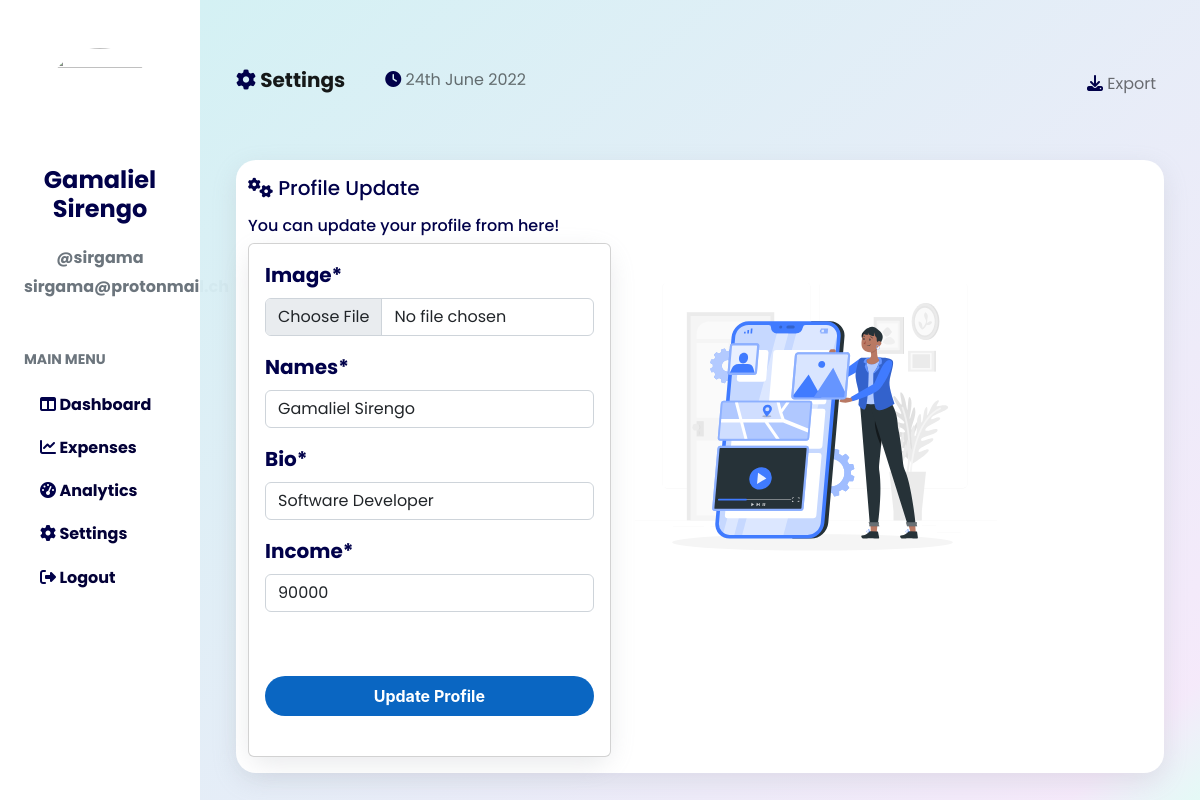
/accounts/profile/ (signed in), run on the app's committed database.
### users/models.py (models this page shows, shortened)
class Profile(models.Model):
    user = models.OneToOneField(User, on_delete=models.CASCADE)
    image = CloudinaryField('image')
    names = models.CharField(blank=True, max_length=120)
    bio=models.CharField(max_length=60)
    email = models.EmailField(max_length=100, blank=True)
    income = models.IntegerField(default=0)

### users/views.py (the view)
# urls.py: path('profile/', views.profile, name='profile')
@login_required
def profile(request):
    current_user = request.user
    if request.method == 'POST':
        profile_form = ProfileUpdateForm(request.POST, request.FILES, instance=request.user.profile)
        if profile_form.is_valid:
            profile_form.save()
            return redirect('dashboard')
    else:
        profile_form = ProfileUpdateForm(instance=request.user.profile)
    context = {
        'current_user':current_user,
        'profile_form' : profile_form,
    }
    return render(request, 'users/profile.html', context)

### users/forms.py
class ProfileUpdateForm(forms.ModelForm):
    image = forms.ImageField(required=True)
    names = forms.CharField(widget=forms.TextInput(attrs={'class': 'input', 'placeholder': 'First Name'}), required=True)
    class Meta:
        model = Profile
        fields=['image', 'names', 'bio','income']

### users/templates/users/profile.html (shortened to what this page needs)
{% extends 'dashboard/xbase.html' %}
{% load static %}
{%load crispy_forms_tags%}
{% block content %}
<div class=" ">
  <div class="container-fluid ">
      <div class="row">
          <div class=" col-md-2 prof">
              <div class="container text-center mt-5 ">
                  {% if current_user.profile.image.url %}
                  <img src="{{ current_user.profile.image.url }}" height="110" width="110" alt="" class="img-fluid rounded-circle ms-md-2">
                  {% else %}
                  <img src="https://res.cloudinary.com/dzhpqlsy9/image/upload/v1655910059/samples/people/default_1_sblqpj.jpg" height="110" width="110" alt="" class="img-fluid rounded-circle">
                  {% endif %}
                  <h4 class="fw-bold mt-2"> {{ current_user.profile.names }}</h4>
                  <h6 class="mt-4 fw-bold text-muted">@{{current_user.username}}</h6>
                  <p class="fw-bold text-muted">{{current_user.email}}</p>
                  <p class="mt-5 text-start text-muted fw-bold"><small class="text-muted">MAIN MENU</small> </p>
                  <h6 class="mt-4 text-start m-3  menu"><i class="fa-solid fa-table-columns"></i> <a class="lnk" href="{% url 'dashboard' %}">Dashboard</a> </h6>
                  <h6 class="mt-4 text-start m-3 menu"><i class="fa-solid fa-chart-line"></i> <a class="lnk" href="{% url 'expenses' %}">Expenses</a> </h6>
                  <h6 class="mt-4 text-start m-3 menu"><i class="fa-solid fa-gauge-high"></i> <a class="lnk" href="">Analytics</a> </h6>
                  <h6 class="mt-4 text-start m-3 menu"><i class="fa-solid fa-gear"></i> <a class="lnk" href="">Settings</a> </h6>
                  <h6 class="mt-4 text-start m-3 menu"><i class="fa-solid fa-right-from-bracket"></i> <a class="lnk" href="{% url 'logout' %}">Logout</a> </h6>
              </div>
          </div>
          <div class="  col-md-10 dash">
              <div class="container mt-5">
                  <nav class="navbar mb-5 navbar-expand-lg bg-none">
                      <div class="container-fluid">
                        <a class="navbar-brand fw-bold" href="#"><i class="fa-solid fa-gear"></i> Settings</a>
                        <div class="collapse navbar-collapse" id="navbarText">
                          <ul class="navbar-nav me-auto mb-2 mb-lg-0">
                            <li class="nav-item">
                              <a class="nav-link active" aria-current="page" href="#"></a>
                            </li>
                            <li class="nav-item">
                              <a class="nav-link" href="#"><i class="fa-solid fa-clock"></i>  24th June 2022</a>
                            </li>
                            <li class="nav-item">
                              <a class="nav-link" href="#"></a>
                            </li>
                          </ul>
                          <ul class="navbar-nav ms-auto mb-2 mb-lg-0">
                              <li class="nav-item">
                                <a class="nav-link active" aria-current="page" href="#"></a>
                              </li>
                              <li class="nav-item">
                                <a class="nav-link mt-2" href="#"><i class="fa-solid fa-download"></i> Export</a>
                              </li>
                            </ul>
                        </div>
                      </div>
                    </nav>
                    <div class="container">
                      <div class="container card card3 ">
                          <h5 class="mt-3 mb-3"><i class="fa-solid fa-gears"></i> Profile Update </h5>
                          <h6>You can update your profile from here!</h6>
                          <div class="row mb-3">
                            <div class="col-md-5 ">
                              <div class="card card3">
                                <form
                                class="card glassy p-3"
                                method="POST"
                                enctype="multipart/form-data"
                              >
                                {{ profile_form|crispy }}
                                <button
                                  type="submit"
                                  class="btn btn-md button-18 mt-5 mb-4 fw-bold"
                                >
                                  Update Profile
                                </button>
                              </form>
                              </div>
                            </div>
                            <div class="col-md-5">
                              <img src="{% static 'assets/update.svg' %}" alt="" class="img-fluid">
                            </div>
                          </div>
                      </div>
                    </div>
              </div>
          </div>
      </div>
  </div>
  </div>
{% endblock %}

### static/css/dashboard.css (style rules this page uses)
* { color: rgb(1, 1, 74); font-family: 'Poppins', sans-serif; }
.dash { background: rgb(212,241,244); background: linear-gradient(138deg, rgba(212,241,244,1) 0%, rgba(242,227,249,0.7679446778711485) 93%, rgba(228,250,246,1) 100%); height: 100vh; }
.prof { display: flex; justify-content: center; }
.button-18 { align-items: center; background-color: #0A66C2; border: 0; border-radius: 100px; box-sizing: border-box; color: #ffffff; cursor: pointer; display: inline-flex; font-family: -apple-system, system-ui, system-ui, "Segoe UI", Roboto, "Helvetica Neue", "Fira Sans", Ubuntu, Oxygen, "Oxygen Sans", Cantarell, "Droid Sans", "Apple Color Emoji", "Segoe UI Emoji", "Segoe UI Symbol", "Lucida Grande", Helvetica, Arial, sans-serif; font-size: 16px; font-weight: 600; justify-content: center; line-height: 20px; max-width: 480px; min-height: 40px; min-width: 0px; overflow: hidden; padding: 0px; padding-left: 20px; padding-right: 20px; text-align: center; touch-action: manipulation; transition: background-color 0.167s cubic-bezier(0.4, 0, 0.2, 1) 0s, box-shadow 0.167s cubic-bezier(0.4, 0, 0.2, 1) 0s, color 0.167s cubic-bezier(0.4, 0, 0.2, 1) 0s; user-select: none; -webkit-user-select: none; vertical-align: middle; }
.card3 { border: none; border-radius: 20px; box-shadow: rgba(149, 157, 165, 0.2) 0px 8px 24px; }
.lnk, .menu { text-decoration: none; color: #030137; font-weight: 700; }

### static/css/auth.css (style rules this page uses)
.form-label { font-weight: bold; font-size: 20px; }

### data on the page
Profile: names "Gamaliel Sirengo", bio "Software Developer", income "90000"

### other printed values
{{ current_user.profile.names }} "Gamaliel Sirengo"
{{ current_user.username }} "sirgama"
{{ current_user.email }} "sirgama@protonmail.ch"
